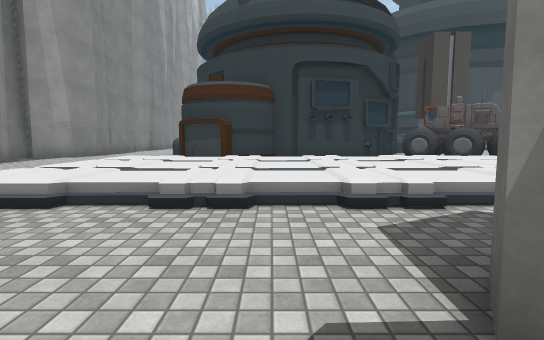
[1] (above)

24 first-person views from a walk through a scene from a Unity 3-D project. The camera is 1.3 m above the floor, tilts 6° down and sees 85° across. The floor is counted in squares, 2 m on a side. Each view is taken from the middle of a square. On the plan, view 1 faces up. The plan holds only what a view shows up to about 9 squares ahead; the rest is blank. The place goes on beyond the plan. The player is left out. Some surface patterns are stand-ins.

[2]
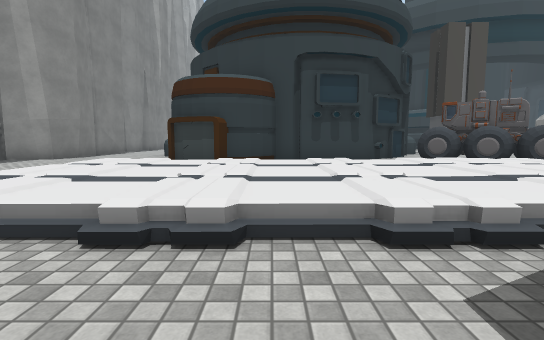

[3]
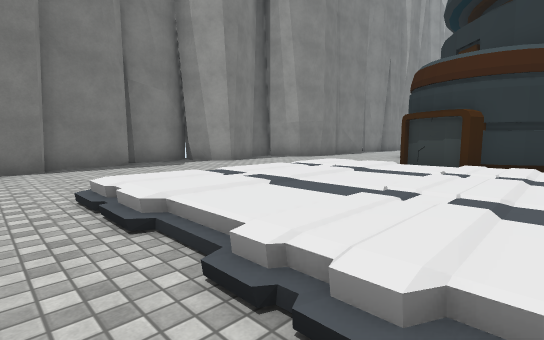

[4]
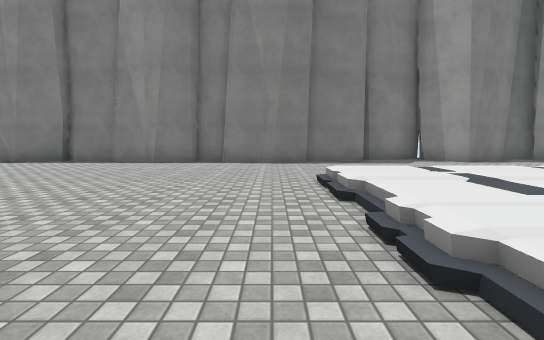

[5]
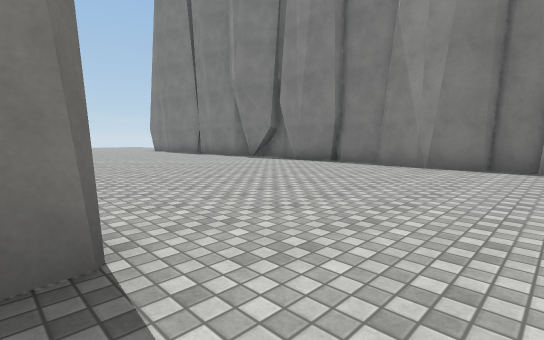

[6]
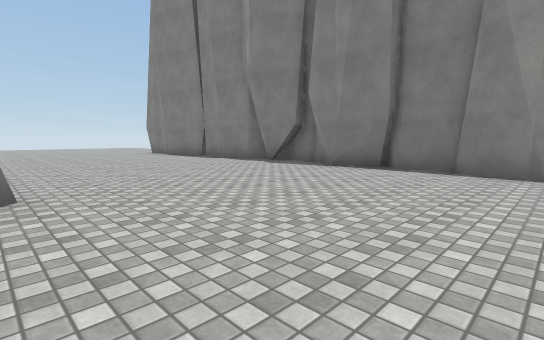

[7]
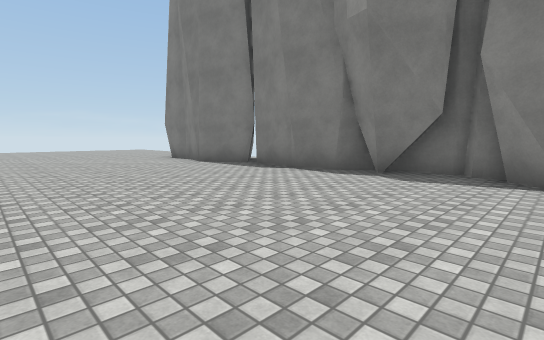

[8]
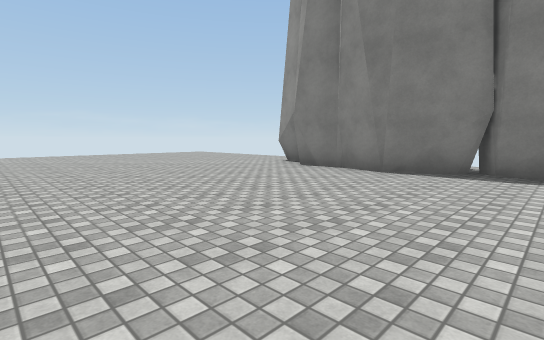

[9]
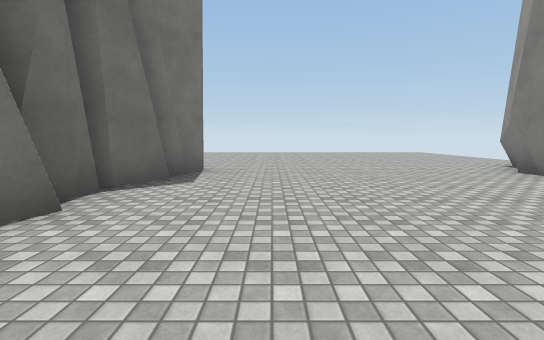

[10]
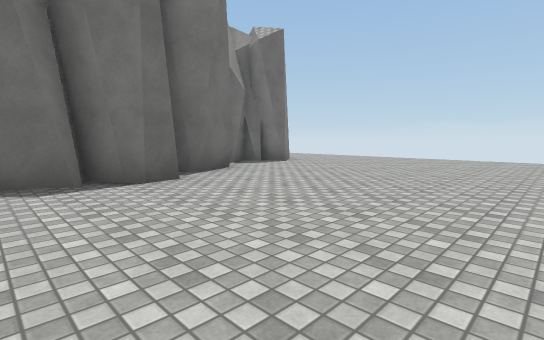

[11]
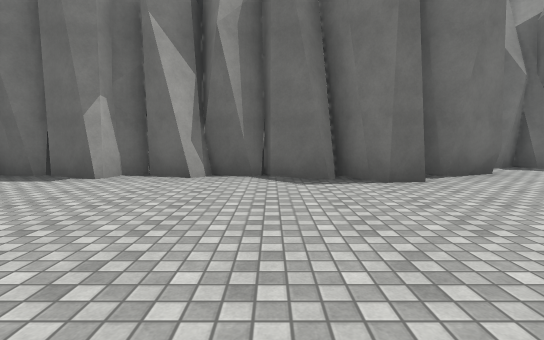

[12]
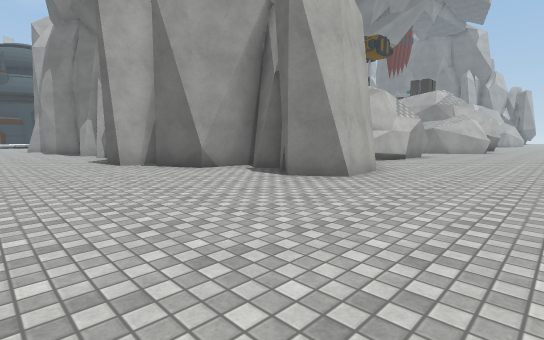

[13]
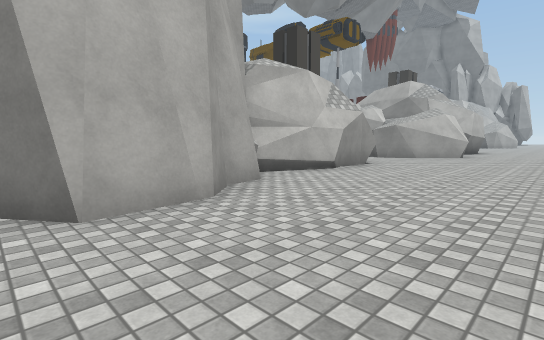

[14]
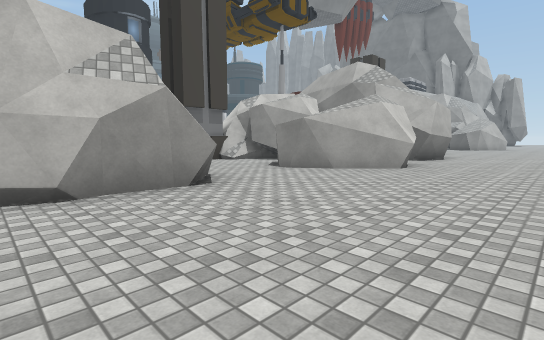

[15]
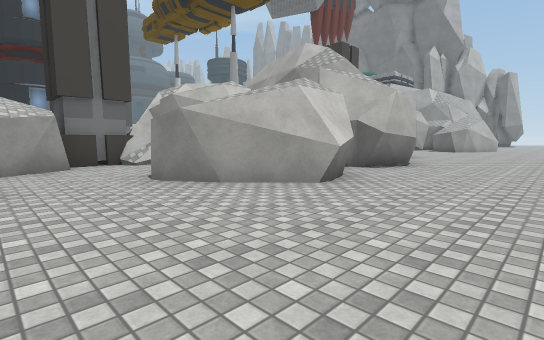

[16]
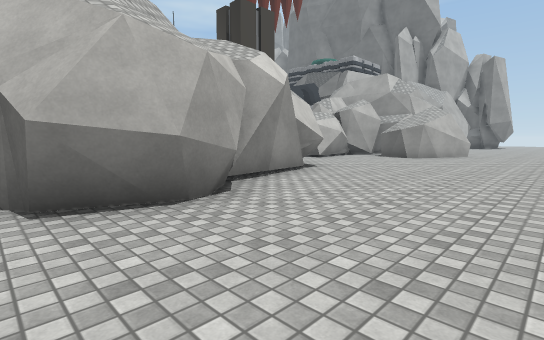

[17]
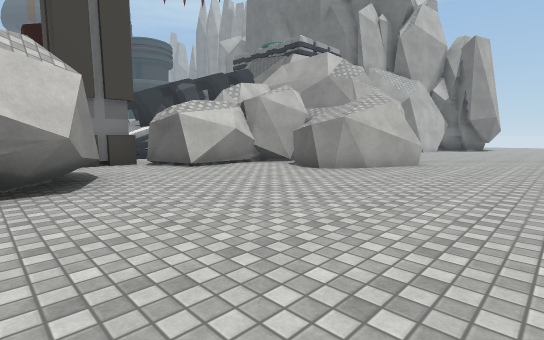

[18]
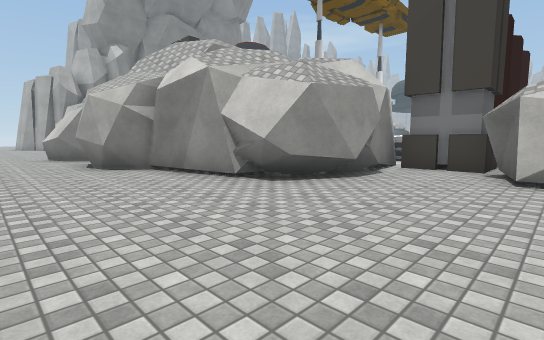

[19]
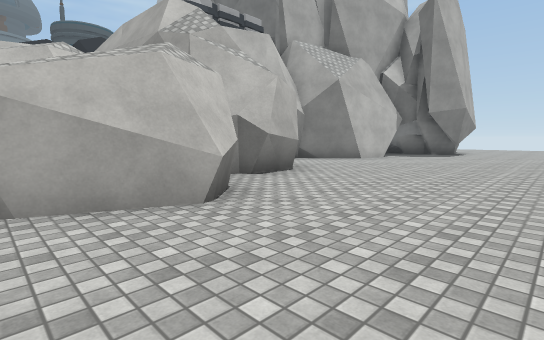

[20]
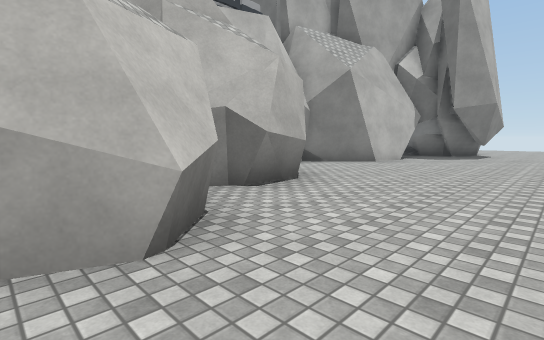

[21]
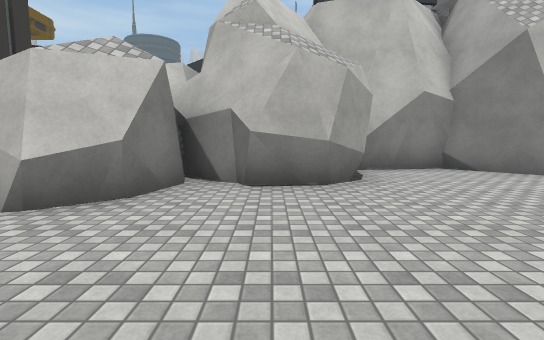

[22]
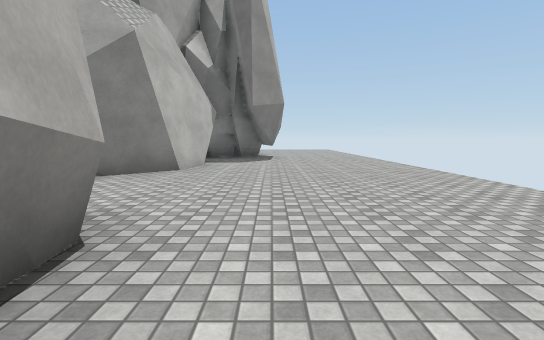

[23]
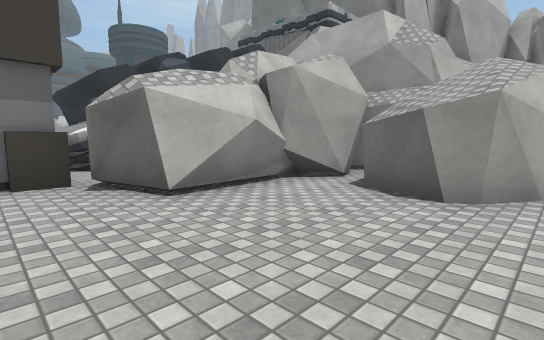

[24]
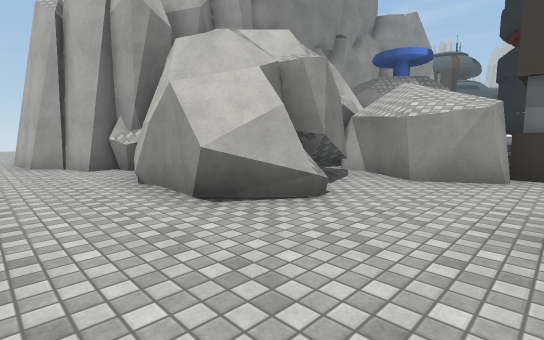

### Floor plan
Key: @ floor where view 1 was taken; # wall or solid block; . main floor; : floor 0.5 m higher than the main floor; / step, stairs or slope; ^ raised ledge; O other object.
Columns run from 9 left of view 1 to 37 right of it. Each row starts with its distance up from view 1.
 10  #..     ###
  9  #..   ##     ##
  8  #..          .#
  7 ##..  ///////::
  6 #...  ::/:/::::
  5 #...  ::::::::
  4 ##..  ::::::/
  3  #....///////
  2  ##.........
  1  ##.......#
  0  #.......@
 -1  ##......#
 -2  #.......
 -3  #.......
 -4  #.......
 -5  #......#
 -6  #.......
 -7  #.......
 -8  #.......##
 -9  ##.......#
-10  ##......##
-11  #.......##
-12  ##.......#                   O O
-13   #......##                  ^OO^#
-14   #......#                      #
-15  ##......#      #######       ###
-16  #.......##      ###..        #.####     ###
-17  .........##     #....        O..#####  ##.##
-18  ..........# ### ##..#       #O....######...###
-19     ......####.###...#########.....###.#.......
-20     .......##.........##.##.........##.........
-21     ...........................................
-22     ...........................................
-23      ..........................................

Positions as (right, up) in squares from view 1, and headings:
1: (0, 0), facing up
2: (0, 1), facing up
3: (0, 2), facing up-left
4: (1, 2), facing left
5: (0, 1), facing down-left
6: (-1, -1), facing down-left
7: (-2, -5), facing down-left
8: (-1, -10), facing down-left
9: (-2, -9), facing down
10: (-5, -13), facing down-right
11: (-5, -13), facing right
12: (-3, -23), facing up-right
13: (1, -23), facing up-right
14: (6, -23), facing up-right
15: (9, -23), facing up-right
16: (15, -23), facing up-right
17: (20, -23), facing up-right
18: (24, -22), facing up-left
19: (26, -23), facing up-right
20: (27, -22), facing up-right
21: (30, -23), facing up
22: (29, -20), facing right
23: (22, -20), facing up-right
24: (11, -21), facing up-left
